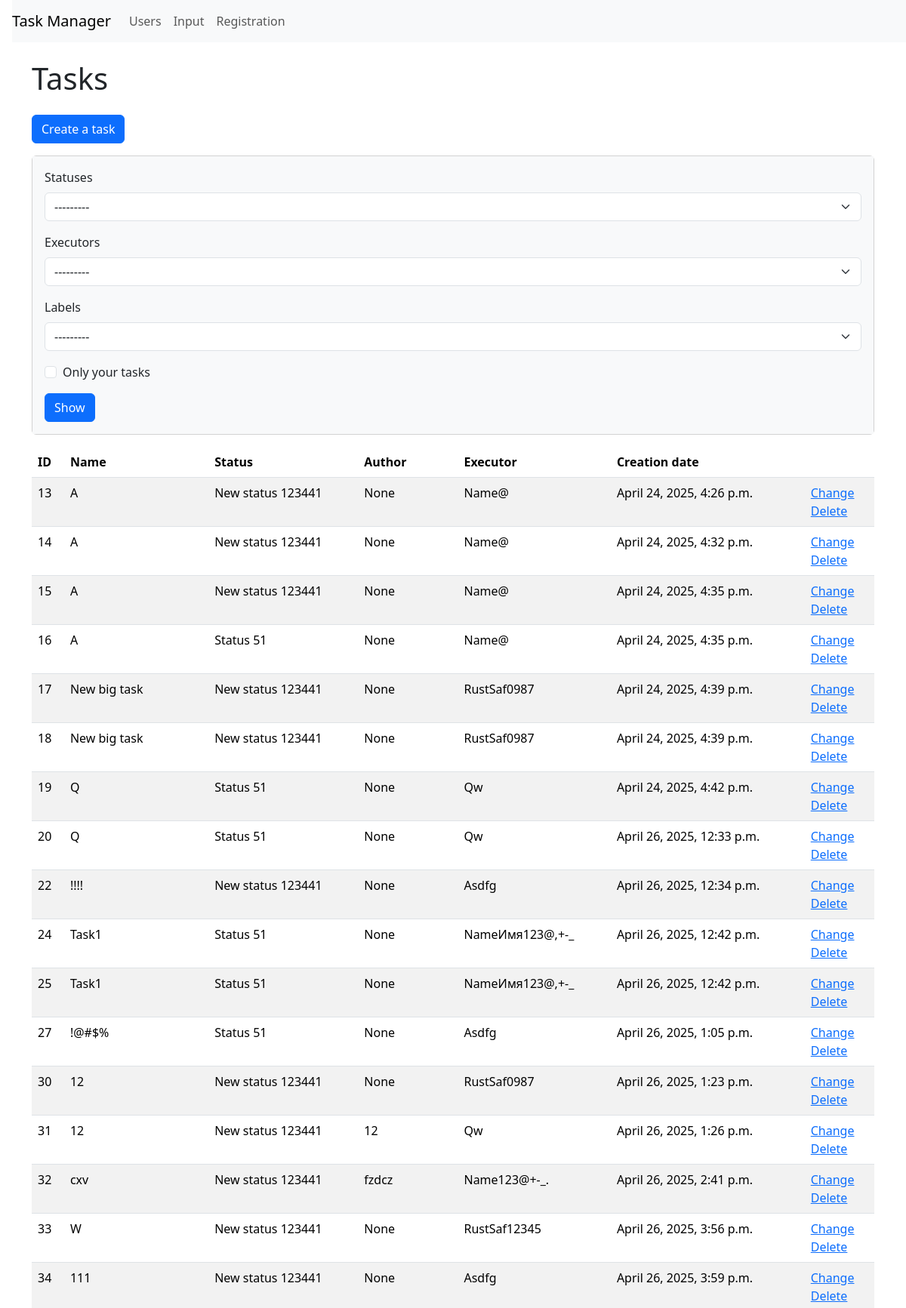
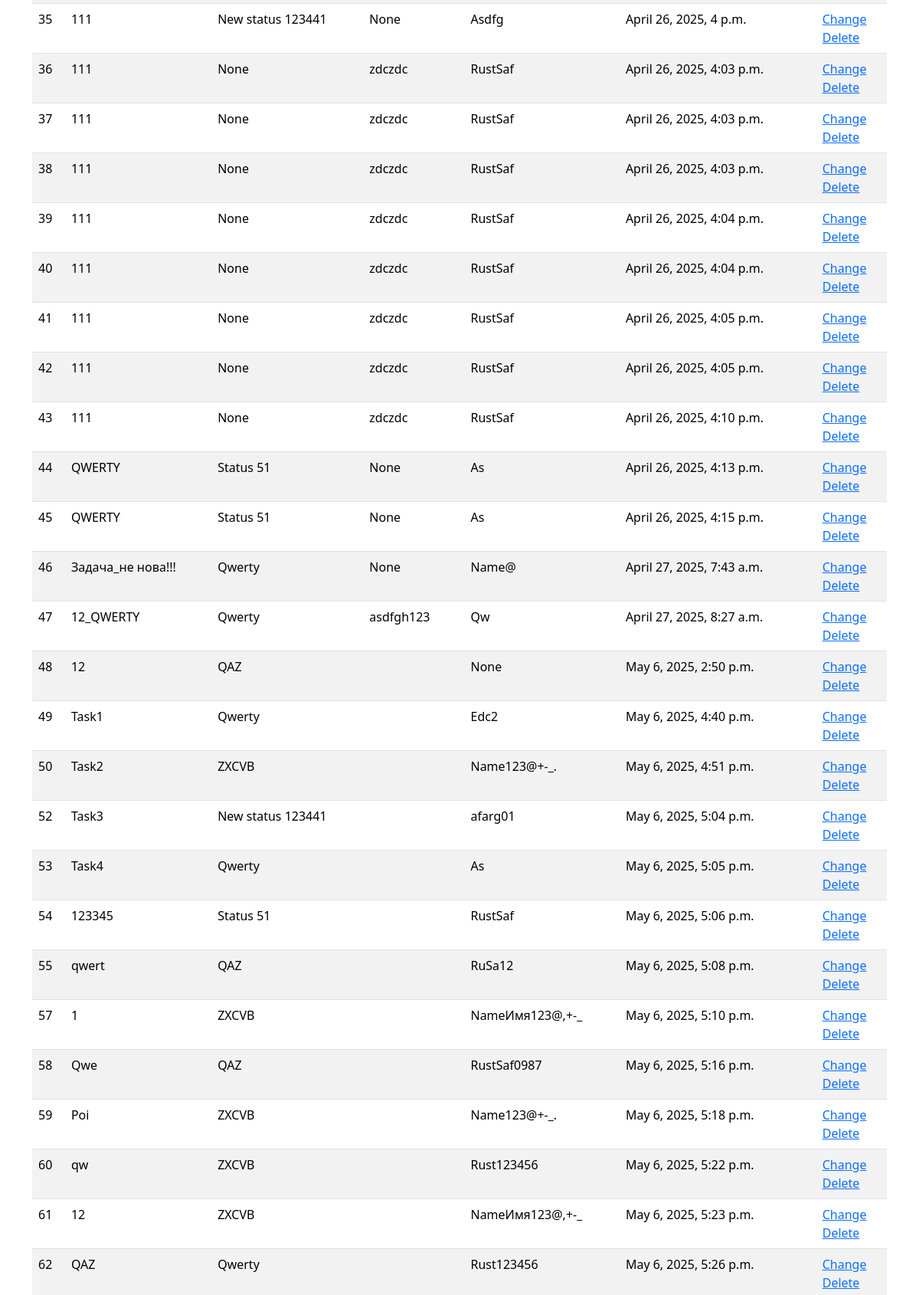
/tasks/ (upper part), run on the app's committed database (2 pictures, top to bottom).
### task_manager/tasks/models.py (models this page shows, shortened)
class Tasks(models.Model):
    name = models.TextField(
        max_length=150,
        verbose_name=_('Name')
        )
    author = models.TextField(
        max_length=150,
        blank=True,
        null=True,
        verbose_name=_('Author')
        )
    discription = models.TextField(
        'discription',
        max_length=100
        )
    status = models.ForeignKey(
        Statuses,
        on_delete=models.PROTECT,
        blank=True,
        null=True,
        verbose_name=_("Status")
        )
    executor = models.ForeignKey(
        Users,
        on_delete=models.PROTECT,
        blank=True,
        null=True,
        verbose_name=_("Executor")
        )
    label = models.ManyToManyField(
        Labels,
        blank=True,
        verbose_name=_("Labels")
        )
    created_at = models.DateTimeField(
        auto_now_add=True,
        verbose_name=_('Creation date')
        )
    updated_at = models.DateTimeField(
        auto_now=True,
        verbose_name=_('Update date')
        )

### task_manager/statuses/models.py (models this page shows)
class Statuses(models.Model):
    name = models.TextField(max_length=150, verbose_name=_('Name'))
    created_at = models.DateTimeField(
        auto_now_add=True, verbose_name=_('Creation date')
        )
    updated_at = models.DateTimeField(
        auto_now=True, verbose_name=_('Update date')
        )
    def __str__(self):
        return self.name

### task_manager/users/models.py (models this page shows, shortened)
class Users(AbstractUser, PermissionsMixin):
    first_name = models.TextField(
        max_length=150,
        verbose_name=_('Name')
        )
    last_name = models.TextField(
        max_length=150,
        verbose_name=_('Surname')
        )
    username = models.TextField(
        max_length=150,
        unique=True,
        verbose_name=_('Username'),
        )
    password = models.TextField(
        max_length=20,
        verbose_name=_('Password')
        )
    created_at = models.DateTimeField(
        auto_now_add=True,
        verbose_name=_('Creation date')
        )
    updated_at = models.DateTimeField(
        auto_now=True,
        verbose_name=_('Update date')
        )
    USERNAME_FIELD = 'username'
    def __str__(self):
        return self.username

### task_manager/tasks/views.py (the view)
# urls.py: path('', views.IndexView.as_view(), name='index'),
class IndexView(View):
    def get(self, request, *args, **kwargs):
        statuses = Statuses.objects.all()
        executors = Users.objects.all()
        labels = Labels.objects.all()
        status_id = request.GET.get('status')
        executor_id = request.GET.get('executor')
        label_id = request.GET.get('label')
        is_self_tasks = request.GET.get('self_tasks')
        status = Statuses.objects.get(id=status_id) if status_id else None
        executor = Users.objects.get(id=executor_id) if executor_id else None
        label = Labels.objects.get(id=label_id) if label_id else None
        user = request.user
        tasks_status = Tasks.objects.filter(
            status=status_id) if status_id else Tasks.objects.all()
        task_executor = Tasks.objects.filter(
            executor=executor_id) if executor_id else Tasks.objects.all()
        task_label = Tasks.objects.filter(
            label=label_id) if label_id else Tasks.objects.all()
        self_tasks = Tasks.objects.filter(
            author=user) if (user and is_self_tasks) else Tasks.objects.all()
        valid = 'is-valid' if (
            status or executor or label or is_self_tasks) else ''
        tasks = tasks_status & task_executor & task_label & self_tasks
        return render(request, 'tasks/index.html', context={
            'name': _('Tasks'),
            'statuses': statuses,
            'stat': [status_id, status],
            'executors': executors,
            'exec': [executor_id, executor],
            'labels': labels,
            'lab': [label_id, label],
            'valid': valid,
            'checked': is_self_tasks,
            'tasks': tasks,
        })

### task_manager/labels/models.py (called while the page is built)
    def __str__(self):
        return self.name

### task_manager/templates/tasks/index.html (shortened to what this page needs)
{% extends "index.html" %}
{% load i18n %}
{% block context %}
<a class="btn btn-primary mb-3" href="/tasks/create/" role="button">{% translate 'Create a task' %}</a>
<div class="card mb-3">
    <div class="card-body bg-light">
      <form class="form-inline center" method="get">
        <div class="mb-3">
            <label class="form-label" for="id_status">{% translate 'Statuses' %}</label>
            <select name="status" class="form-select mr-3 ml-2 {{ valid }}" id="id_status">
                {% if stat.1 %}
                <option value="{{ stat.0 }}" selected>{{ stat.1 }}</option>
                <option value="">---------</option>
                {% for status in statuses %}
                {% if status != stat.1 %}
                <option value="{{ status.id }}">{{ status }}</option>
                {% endif %}
                {% endfor %}
                {% else %}
                <option value="" selected>---------</option>
                {% endif %}
            </select>
        </div>
        <div class="mb-3">
            <label class="form-label" for="id_executor">{% translate 'Executors' %}</label>
            <select name="executor" class="form-select mr-3 ml-2 {{ valid }}" id="id_executor">
                {% if exec.1 %}
                <option value="{{ exec.0 }}" selected>{{ exec.1 }}</option>
                <option value="">---------</option>
                {% for executor in executors %}
                {% if executor != exec.1 %}
                <option value="{{ executor.id }}">{{ executor }}</option>
                {% endif %}
                {% endfor %}
                {% else %}
                <option value="" selected>---------</option>
                {% endif %}
            </select>
        </div>
        <div class="mb-3">
            <label class="form-label" for="id_label">{% translate 'Labels' %}</label>
            <select name="label" class="form-select mr-3 ml-2 {{ valid }}" id="id_label">
                {% if lab.1 %}
                <option value="{{ lab.0 }}" selected>{{ lab.1 }}</option>
                <option value="">---------</option>
                {% for label in labels %}
                {% if label != lab.1 %}
                <option value="{{ label.id }}">{{ label }}</option>
                {% endif %}
                {% endfor %}
                {% else %}
                <option value="" selected>---------</option>
                {% endif %}
            </select>
        </div>
        <div class="mb-3">
        <div class="form-check">
            {% if checked %}
            <input type="checkbox" name="self_tasks" class="form-check-input mr-3 {{ valid }}" checked id="id_self_tasks">
            {% else %}
            <input type="checkbox" name="self_tasks" class="form-check-input mr-3 {{ valid }}" id="id_self_tasks">
            {% endif %}
            <label class="form-check-label" for="id_self_tasks">{% translate 'Only your tasks' %}</label>
        </div>
        </div>
        <input class="btn btn-primary" type="submit" value="{% translate 'Show' %}">
      </form>
    </div>
</div>
<table class="table table-striped">
    <thead>
      <tr>
        <th>{% translate 'ID' %}</th>
        <th>{% translate 'Name' %}</th>
        <th>{% translate 'Status' %}</th>
        <th>{% translate 'Author' %}</th>
        <th>{% translate 'Executor' %}</th>
        <th>{% translate 'Creation date' %}</th>
        <th></th>
      </tr>
    </thead>
    <tbody>
      {% if tasks %}
      {% for task in tasks %}
        <tr>
          <td>{{ task.id }}</td>
          <td>{{ task.name }}</td>
          <td>{{ task.status }}</td>
          <td>{{ task.author }}</td>
          <td>{{ task.executor }}</td>
          <td>{{ task.created_at }}</td>
          <td>
            <a href="/tasks/{{ task.id }}/update/">{% translate 'Сhange' %}</a>
            <br>
            <a href="/tasks/{{ task.id }}/delete/">{% translate 'Delete' %}</a>
          </td>
        </tr>
      {% endfor %}
      {% endif %}
    </tbody>
  </table>
{% endblock %}

### data on the page
Tasks: id "13", name "A", status "New status 123441", author "None", executor "Name@", created_at "April 24, 2025, 4:26 p.m."
Tasks: id "14", name "A", status "New status 123441", author "None", executor "Name@", created_at "April 24, 2025, 4:32 p.m."
Tasks: id "15", name "A", status "New status 123441", author "None", executor "Name@", created_at "April 24, 2025, 4:35 p.m."
Tasks: id "16", name "A", status "Status 51", author "None", executor "Name@", created_at "April 24, 2025, 4:35 p.m."
Tasks: id "17", name "New big task", status "New status 123441", author "None", executor "RustSaf0987", created_at "April 24, 2025, 4:39 p.m."
Tasks: id "18", name "New big task", status "New status 123441", author "None", executor "RustSaf0987", created_at "April 24, 2025, 4:39 p.m."
Tasks: id "19", name "Q", status "Status 51", author "None", executor "Qw", created_at "April 24, 2025, 4:42 p.m."
Tasks: id "20", name "Q", status "Status 51", author "None", executor "Qw", created_at "April 26, 2025, 12:33 p.m."
Tasks: id "22", name "!!!!", status "New status 123441", author "None", executor "Asdfg", created_at "April 26, 2025, 12:34 p.m."
Tasks: id "24", name "Task1", status "Status 51", author "None", executor "NameИмя123@,+-_", created_at "April 26, 2025, 12:42 p.m."
Tasks: id "25", name "Task1", status "Status 51", author "None", executor "NameИмя123@,+-_", created_at "April 26, 2025, 12:42 p.m."
Tasks: id "27", name "!@#$%", status "Status 51", author "None", executor "Asdfg", created_at "April 26, 2025, 1:05 p.m."
Tasks: id "30", name "12", status "New status 123441", author "None", executor "RustSaf0987", created_at "April 26, 2025, 1:23 p.m."
Tasks: id "31", name "12", status "New status 123441", author "12", executor "Qw", created_at "April 26, 2025, 1:26 p.m."
Tasks: id "32", name "cxv", status "New status 123441", author "fzdcz", executor "Name123@+-_.", created_at "April 26, 2025, 2:41 p.m."
Tasks: id "33", name "W", status "New status 123441", author "None", executor "RustSaf12345", created_at "April 26, 2025, 3:56 p.m."
Tasks: id "34", name "111", status "New status 123441", author "None", executor "Asdfg", created_at "April 26, 2025, 3:59 p.m."
Tasks: id "35", name "111", status "New status 123441", author "None", executor "Asdfg", created_at "April 26, 2025, 4 p.m."
Tasks: id "36", name "111", status "None", author "zdczdc", executor "RustSaf", created_at "April 26, 2025, 4:03 p.m."
Tasks: id "37", name "111", status "None", author "zdczdc", executor "RustSaf", created_at "April 26, 2025, 4:03 p.m."
Tasks: id "38", name "111", status "None", author "zdczdc", executor "RustSaf", created_at "April 26, 2025, 4:03 p.m."
Tasks: id "39", name "111", status "None", author "zdczdc", executor "RustSaf", created_at "April 26, 2025, 4:04 p.m."
Tasks: id "40", name "111", status "None", author "zdczdc", executor "RustSaf", created_at "April 26, 2025, 4:04 p.m."
Tasks: id "41", name "111", status "None", author "zdczdc", executor "RustSaf", created_at "April 26, 2025, 4:05 p.m."
Tasks: id "42", name "111", status "None", author "zdczdc", executor "RustSaf", created_at "April 26, 2025, 4:05 p.m."
Tasks: id "43", name "111", status "None", author "zdczdc", executor "RustSaf", created_at "April 26, 2025, 4:10 p.m."
Tasks: id "44", name "QWERTY", status "Status 51", author "None", executor "As", created_at "April 26, 2025, 4:13 p.m."
Tasks: id "45", name "QWERTY", status "Status 51", author "None", executor "As", created_at "April 26, 2025, 4:15 p.m."
Tasks: id "46", name "Задача_не нова!!!", status "Qwerty", author "None", executor "Name@", created_at "April 27, 2025, 7:43 a.m."
Tasks: id "47", name "12_QWERTY", status "Qwerty", author "asdfgh123", executor "Qw", created_at "April 27, 2025, 8:27 a.m."
Tasks: id "48", name "12", status "QAZ", executor "None", created_at "May 6, 2025, 2:50 p.m."
Tasks: id "49", name "Task1", status "Qwerty", executor "Edc2", created_at "May 6, 2025, 4:40 p.m."
Tasks: id "50", name "Task2", status "ZXCVB", executor "Name123@+-_.", created_at "May 6, 2025, 4:51 p.m."
Tasks: id "52", name "Task3", status "New status 123441", executor "afarg01", created_at "May 6, 2025, 5:04 p.m."
Tasks: id "53", name "Task4", status "Qwerty", executor "As", created_at "May 6, 2025, 5:05 p.m."
Tasks: id "54", name "123345", status "Status 51", executor "RustSaf", created_at "May 6, 2025, 5:06 p.m."
Tasks: id "55", name "qwert", status "QAZ", executor "RuSa12", created_at "May 6, 2025, 5:08 p.m."
Tasks: id "57", name "1", status "ZXCVB", executor "NameИмя123@,+-_", created_at "May 6, 2025, 5:10 p.m."
Tasks: id "58", name "Qwe", status "QAZ", executor "RustSaf0987", created_at "May 6, 2025, 5:16 p.m."
Tasks: id "59", name "Poi", status "ZXCVB", executor "Name123@+-_.", created_at "May 6, 2025, 5:18 p.m."
Tasks: id "60", name "qw", status "ZXCVB", executor "Rust123456", created_at "May 6, 2025, 5:22 p.m."
Tasks: id "61", name "12", status "ZXCVB", executor "NameИмя123@,+-_", created_at "May 6, 2025, 5:23 p.m."
Tasks: id "62", name "QAZ", status "Qwerty", executor "Rust123456", created_at "May 6, 2025, 5:26 p.m."

### other printed values
{{ name }} "Tasks"
